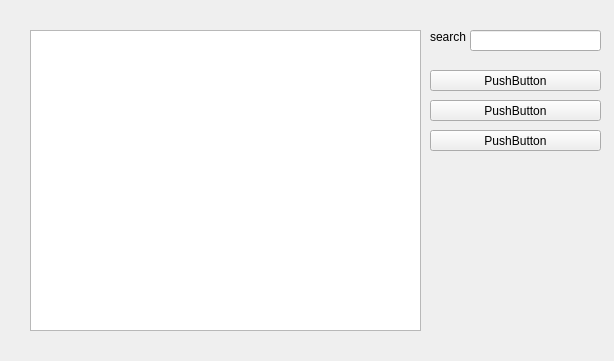
<?xml version="1.0" encoding="UTF-8"?>
<ui version="4.0">
 <class>user_manager</class>
 <widget class="QWidget" name="user_manager">
  <property name="geometry">
   <rect>
    <x>0</x>
    <y>0</y>
    <width>614</width>
    <height>361</height>
   </rect>
  </property>
  <property name="windowTitle">
   <string>Form</string>
  </property>
  <widget class="QTableView" name="tableView">
   <property name="geometry">
    <rect>
     <x>30</x>
     <y>30</y>
     <width>391</width>
     <height>301</height>
    </rect>
   </property>
  </widget>
  <widget class="QPushButton" name="pushButton">
   <property name="geometry">
    <rect>
     <x>430</x>
     <y>70</y>
     <width>171</width>
     <height>21</height>
    </rect>
   </property>
   <property name="text">
    <string>PushButton</string>
   </property>
  </widget>
  <widget class="QLabel" name="label">
   <property name="geometry">
    <rect>
     <x>430</x>
     <y>30</y>
     <width>47</width>
     <height>13</height>
    </rect>
   </property>
   <property name="text">
    <string>search</string>
   </property>
  </widget>
  <widget class="QLineEdit" name="lineEdit">
   <property name="geometry">
    <rect>
     <x>470</x>
     <y>30</y>
     <width>131</width>
     <height>21</height>
    </rect>
   </property>
  </widget>
  <widget class="QPushButton" name="pushButton_2">
   <property name="geometry">
    <rect>
     <x>430</x>
     <y>100</y>
     <width>171</width>
     <height>21</height>
    </rect>
   </property>
   <property name="text">
    <string>PushButton</string>
   </property>
  </widget>
  <widget class="QPushButton" name="pushButton_3">
   <property name="geometry">
    <rect>
     <x>430</x>
     <y>130</y>
     <width>171</width>
     <height>21</height>
    </rect>
   </property>
   <property name="text">
    <string>PushButton</string>
   </property>
  </widget>
 </widget>
 <resources/>
 <connections/>
</ui>
